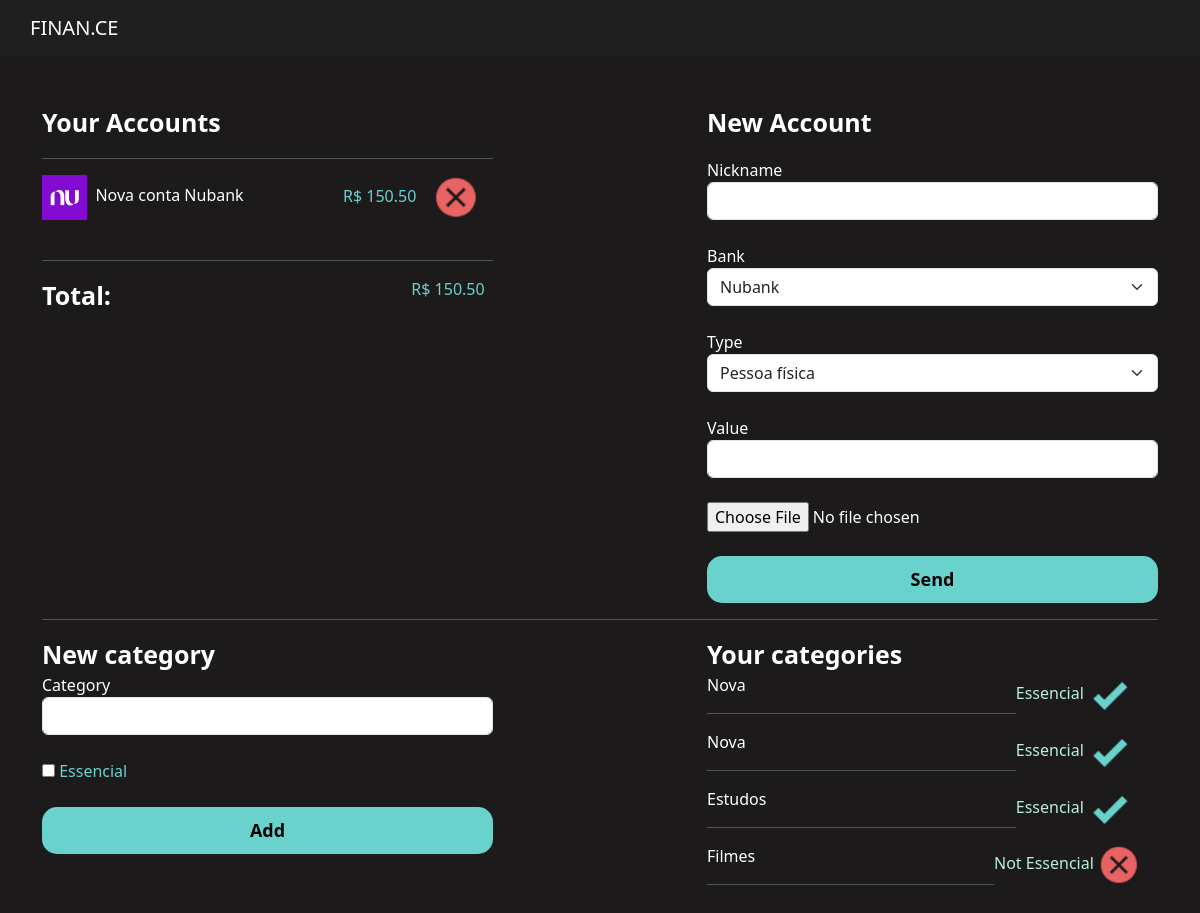
/profile/manage/, run on an earlier commit of the app's database.
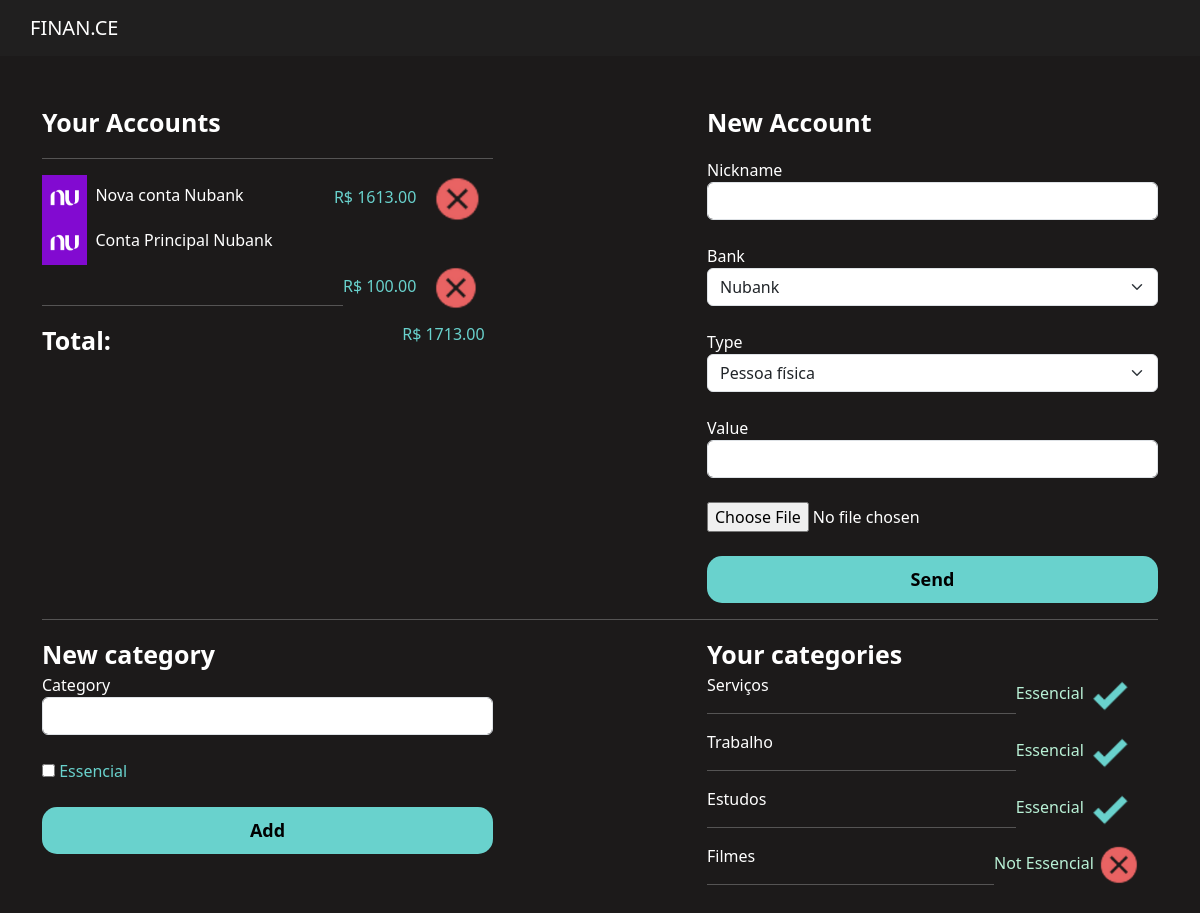
And on a later commit of the database.
### userProfile/models.py (models this page shows, shortened)
class Account(models.Model):
    banks = (('NU', 'Nubank'), ('BB', 'Banco do Brasil'), ('CE', 'Caixa Economica'), ('IT', 'Itau'), ('SI', 'Sicredi'))
    types = (('PF', 'Pessoa Física'), ('PJ', 'Pessoa Juridica'))
    name = models.CharField(max_length=200)
    bank = models.CharField(max_length=2, choices=banks)
    type = models.CharField(max_length=2, choices=types)
    value = models.FloatField(default = 0)
    icon = models.ImageField(upload_to='icones')

class Category(models.Model):
    name = models.CharField(max_length=200)
    isEssencial = models.BooleanField(default=False)
    planning_value = models.FloatField(default=0)

### userProfile/views.py (the view)
# urls.py: path('manage/', views.profileManage, name='manage'),
def profileManage(request):
    accounts = Account.objects.all()
    categories = Category.objects.all()
    total = utils.value_sum(accounts, 'value')
    print(total)
    context = {'accounts': accounts, 'total' : total, 'categories': categories}
    return render(request, 'manage.html', context)

### userProfile/utils.py (called while the page is built)
def value_sum(list, column):
    total = list.aggregate(Sum(column)).get(f"{column}__sum")
    return total

### userProfile/templates/manage.html (shortened to what this page needs)
{% extends 'bases/base.html' %}
{% load static %}
{% block 'head' %}
    <link href="{% static 'profile/css/home.css' %}" rel="stylesheet">
    <link href="{% static 'profile/css/manage.css' %}" rel="stylesheet">
{% endblock %}
{% block 'body' %}
    <br>
    <br>
    <div class="container">
        <div class="row">
            <div class="col-md-5">
                <p class="fonte-destaque">Your Accounts</p>
                <hr>
                <div class="contas">
                        <div class="lista-contas-main">
                            {% for account in accounts %}
                            <span><img width="10%" src="{{account.icon.url}}">&nbsp&nbsp{{account.name}}</span>
                            <span class="total-conta positivo ">R$ {{account.value|floatformat:2}}&nbsp&nbsp&nbsp <a href="{% url 'delete_account' account.id %}"><img width="30%" src="{% static 'profile/img/exit.png' %}"></a></span>
                            <br>
                            {% endfor %}
                        </div>
                        <br>
                </div>
                <hr>
                <span class="fonte-destaque">Total:</span>
                <span class="positivo total-conta font-destaque">R$ {{total|floatformat:2}}&nbsp&nbsp</span>
            </div>
            <div class="col-md-2"></div>
            <div class="col-md-5">
                <p class="fonte-destaque">New Account</p>
                <form action="{% url 'register_account' %}" method="POST" enctype="multipart/form-data">
                    <label>Nickname</label>
                    <input type="text" name="name" class="form-control" placeholder="">
                    <br>
                    <label>Bank</label>
                    <select name="bank" class="form-select">
                        <option value="NU">Nubank</option>
                    </select>
                    <br>
                    <label>Type</label>
                    <select name="type" class="form-select">
                        <option value="PF">Pessoa física</option>
                    </select>
                    <br>
                    <label>Value</label>
                    <input type="number" step="0.01" name="value" class="form-control" placeholder="">
                    <br>
                    <input type="file" placeholder="Ícone" name="icon" required>
                    <br>
                    <br>
                    <input style="width: 100%" type="submit" class="botao-principal" value="Send">
                </form>
            </div>
        </div>
        <hr>
        <div class="row">
            <div class="col-md-5">
                <span class="fonte-destaque">New category</span>
                <form action="{% url 'create_category' %}" method="POST">{% csrf_token %}
                    <label>Category</label>
                    <input type="text" name="category" class="form-control">
                    <br>
                    <input type="checkbox" name="essencial" value="essencial"><label class="positivo">&nbspEssencial</label>
                    <br>
                    <br>
                    <input style="width: 100%" type="submit" class="botao-principal" value="Add">
                </form>
            </div>
            <div class="col-md-2">
            </div>
            <div class="col-md-5">
                <span class="fonte-destaque">Your categories</span>
                <br>
                <div class="contas">
                        <div class="lista-contas-main">
                            {% for category in categories %}
                                <span>{{category.name}}</span>
                                {% if category.isEssencial  %}
                                <span class="total-conta">Essencial <a href="{% url 'update_category' category.id %}"><img width="30%" src="{% static 'profile/img/check.png' %}"></a></span>
                                {% else %}
                                <span class="total-conta">Not Essencial <a href="{% url 'update_category' category.id %}"><img width="25%" src="{% static 'profile/img/exit.png' %}"></a></span>
                                {% endif %}
                                <hr>
                            {% endfor %}
                        </div>
                        <br>
                </div>
            </div>
        </div>
    </div>
{% endblock %}

### templates/bases/base.html (shortened to what this page needs)
{% load static %}
<!doctype html>
<html lang="en">
  <head>
    <link href="{% static 'geral/css/base.css' %}" rel="stylesheet">
    <link href="https://cdn.jsdelivr.net/npm/bootstrap@5.3.0-alpha1/dist/css/bootstrap.min.css" rel="stylesheet">
    {% block 'head' %}{% endblock %}
  </head>
  <body>
    <nav class="navbar navbar-expand-lg navbar-dark" style="background-color: #201F1F;">
        <a class="navbar-brand" style="margin-left: 30px" href="{% url 'home' %}">FINAN.CE</a>
    </nav>
    {% block 'body' %}{% endblock %}
  </body>
</html>

### templates/static/geral/css/base.css (style rules this page uses)
body { background-color: #1C1A1A !important; color: white !important; }
:root { --main-color: #2B2B2B; --dark-color: #1C1A1A; --contrast-color: #69D2CD; --differential-color: #E96363; }

### templates/static/profile/css/home.css (style rules this page uses)
.fonte-destaque { font-weight: bold; font-size: 25px; }
.total-conta { color: #B9F1D6; font-weight: 200; float: right; }
.botao-principal { text-decoration: none; color: black; font-weight: bold; font-size: 18px; padding: 10px; background-color: var(--contrast-color); text-align: center; border-radius: 15px; border: none; }
.positivo { color: var(--contrast-color); }

What changed in the data, as far as the page shows it:
changed Account "Nova conta Nubank": value "150.50" → "1613.00"
added Account: icon (picture), name "Conta Principal Nubank", value "100.00"
changed Category: name "Nova" → "Serviços"
changed Category: name "Nova" → "Trabalho"
Also different on the page:
{{ total|floatformat:2 }}: "150.50" → "1713.00"
